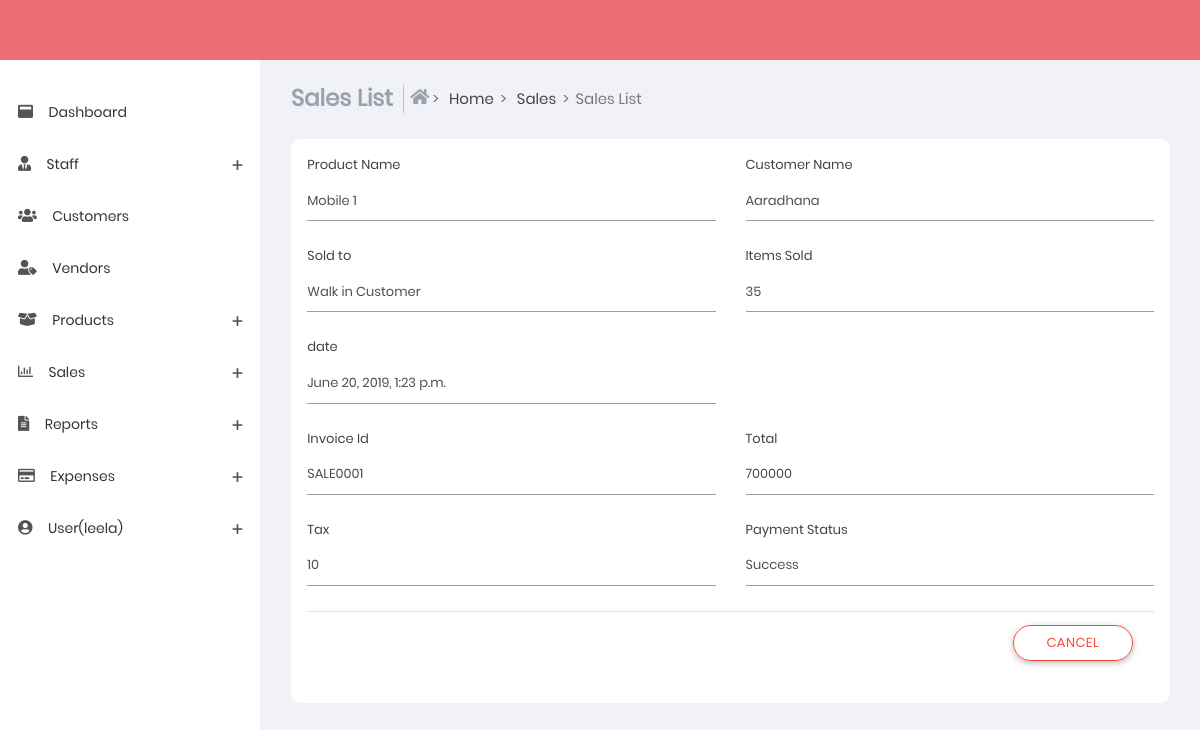
The app's page /sales_list_view/8 (signed in) with its own data.
### sub_part/models.py (models this page shows, shortened)
class saleslists(models.Model):
    invoice_id = models.CharField(max_length=100)
    date = models.DateTimeField()
    sold = (
        ('Walk in Customer','Walk in Customer'),
        ('Vendor','vendor'),
    )
    sold_to = models.CharField(max_length = 100, choices = sold)
    items_sold = models.IntegerField()
    total = models.IntegerField()
    payment = (
        ('Success','Success'),
        ('Pending','Pending'),
    )
    payment_status = models.CharField(max_length = 100, choices = payment)
    name = models.CharField(max_length=100)
    customer_name = models.CharField(max_length=100)
    tax=models.IntegerField()
    tax_amount=models.IntegerField()
    grand_total=models.IntegerField()

### sub_part/views.py (the view)
# urls.py: path('sales_list_view/<int:id>',views.sales_list_view,name='sales_list_view'),
@login_required(login_url='login')
def sales_list_view(request,id):
    temp = saleslists.objects.get(id=id)
    return render(request,'sales_list_view.html',{'temp':temp,'u':request.user})

### templates/sales_list_view.html (shortened to what this page needs)
{% extends 'base.html' %}
{% load static %}
{% block content %}
<section class="content">
    <div class="container-fluid">
        <div class="block-header">
            <div class="row">
                <div class="col-xs-12 col-sm-12 col-md-10 col-lg-10">
                    <ul class="breadcrumb breadcrumb-item ">
                        <li class="breadcrumb-item">
                            <h4 class="page-title">Sales List</h4>
                        </li>
                        <li class="breadcrumb-item bcrumb-1">
                            <a href="index">
                                <i class="fas fa-home"></i> Home</a>
                        </li>
                        <li class="breadcrumb-item bcrumb-1">
                            <a href="#" onclick="return false;">Sales</a>
                        </li>
                        <li class="breadcrumb-item active">Sales List</li>
                    </ul>
                </div>
            </div>
        </div>
        <div class="card">
            <div class="card-body">
                <form >
                    <div class="row clearfix">
                        <div class="col-lg-6 col-md-6 col-sm-6 col-xs-6">
                            <label for="name">Product Name</label>
                            <div class="form-group">
                                <div class="form-line">
                                    <input type="text" name="name" value="{{ temp.name }}" id="name"
                                        class="form-control" placeholder="Enter Product Name">
                                </div>
                            </div>
                        </div>
                        <div class="col-lg-6 col-md-6 col-sm-6 col-xs-6">
                            <label for="email_address">Customer Name</label>
                            <div class="form-group">
                                <div class="form-line">
                                    <input type="text" name="customer_name" value="{{ temp.customer_name }}"
                                        id="email_address1" class="form-control" placeholder="Enter Customer Name">
                                </div>
                            </div>
                        </div>
                    </div>
                    <div class="row clearfix">
                        <div class="col-lg-6 col-md-6 col-sm-6 col-xs-6">
                            <label for="name">Sold to</label>
                            <div class="form-group">
                                <div class="form-line">
                                    <input type="text" name="sold_to" value="{{ temp.sold_to }}" id="name"
                                        class="form-control" placeholder="Enter Customer type">
                                </div>
                            </div>
                        </div>
                        <div class="col-lg-6 col-md-6 col-sm-6 col-xs-6">
                            <label for="email_address">Items Sold</label>
                            <div class="form-group">
                                <div class="form-line">
                                    <input type="text" name="items_sold" value="{{ temp.items_sold }}"
                                        id="email_address1" class="form-control" placeholder="No of Items">
                                </div>
                            </div>
                        </div>
                    </div>
                    <div class="row clearfix">
                        <div class="col-lg-6 col-md-6 col-sm-6 col-xs-6">
                            <label for="name">date</label>
                            <div class="form-group">
                                <div class="form-line">
                                    <input type="text" name="date" value="{{ temp.date }}" class="form-control date"
                                        placeholder="Ex: YYYY-MM-DD HH:MM">
                                </div>
                            </div>
                        </div>
                    </div>
                    <div class="row clearfix">
                        <div class="col-lg-6 col-md-6 col-sm-6 col-xs-6">
                            <label for="email_address">Invoice Id</label>
                            <div class="form-group">
                                <div class="form-line">
                                    <input type="text" name="invoice_id" value="{{ temp.invoice_id }}"
                                        id="email_address1" class="form-control" placeholder="Enter Invoice Id">
                                </div>
                            </div>
                        </div>
                        <div class="col-lg-6 col-md-6 col-sm-6 col-xs-6">
                            <label for="email_address">Total</label>
                            <div class="form-group">
                                <div class="form-line">
                                    <input type="text" name="total" value="{{ temp.total }}" id="email_address1"
                                        class="form-control" placeholder="Enter Total">
                                </div>
                            </div>
                        </div>
                    </div>
                    <div class="row clearfix">
                        <div class="col-lg-6 col-md-6 col-sm-6 col-xs-6">
                            <label for="email_address">Tax</label>
                            <div class="form-group">
                                <div class="form-line">
                                    <input type="text" name="tax" value="{{ temp.tax }}" id="email_address1"
                                        class="form-control" placeholder="Enter tax percentage">
                                </div>
                            </div>
                        </div>
                        <div class="col-lg-6 col-md-6 col-sm-6 col-xs-6">
                            <label for="email_address">Payment Status</label>
                            <div class="form-group">
                                <div class="form-line">
                                    <input type="text" name="payment_status" value="{{ temp.payment_status }}"
                                        id="email_address1" class="form-control" placeholder="Enter Payment Status">
                                </div>
                            </div>
                        </div>
                    </div>
                    <div class="modal-footer">
                        <div class="button-demo">
                            <a href="../sales_list.html">
                                <button type="button" class="btn btn-outline-danger btn-border-radius"
                                    data-dismiss="modal">Cancel</button>
                            </a>
                        </div>
                    </div>
                </form>
            </div>
        </div>
    </div>
</section>
{% endblock %}

### templates/base.html (shortened to what this page needs)
{% load static %}
<!DOCTYPE html>
<html lang="en">
<head>
    <link href="{% static 'css/app.min.css'%}" rel="stylesheet">
    <link href="{% static 'css/style.css'%}" rel="stylesheet" />
    <link href="{% static 'css/styles/all-themes.css'%}" rel="stylesheet" />
</head>
<body class="light fixed">
    <nav class="navbar">
    </nav>
    <div>
        <aside id="leftsidebar" class="sidebar">
            <div class="menu">
                <ul class="list">
                    <li>
                        <a href="index">
                                <i class="fas fa-window-maximize"></i>
                                <span >Dashboard</span>
                        </a>
                    </li>
                    <li>
                        <a href="#" onClick="return false;" class="menu-toggle">
                            <i class="fas fa-user-tie"></i>
                            <span>Staff</span>
                        </a>
                    </li>
                    <li>
                        <a href="customer.html">
                            <i class="fas fa-users"></i>
                            <span>Customers</span>
                        </a>
                    </li>
                    <li>
                        <a href="vendors.html">
                            <i class="fas fa-user-tag"></i>
                            <span>Vendors</span>
                        </a>
                    </li>
                    <li>
                        <a href="#" onClick="return false;" class="menu-toggle">
                            <i class="fas fa-box-open"></i>
                            <span>Products</span>
                        </a>
                    </li>
                    <li>
                        <a href="#" onClick="return false;" class="menu-toggle">
                            <i class="far fa-chart-bar"></i>
                            <span>Sales</span>
                        </a>
                    </li>
                    <li>
                        <a href="#" onClick="return false;" class="menu-toggle">
                            <i class="fas fa-file-alt"></i>
                            <span>Reports</span>
                        </a>
                    </li>
                    <li>
                        <a href="#" onClick="return false;" class="menu-toggle">
                            <i class="far fa-credit-card"></i>
                            <span>Expenses</span>
                        </a>
                    </li>
                    <li>
                        <a href="#" onClick="return false;" class="menu-toggle">
                            <i class="fas fa-user-circle"></i>
                            <span>User({{u.username}})</span>
                        </a>
                    </li>
                </ul>
            </div>
        </aside>
    </div>
    {% block content %}
    {% endblock %}
</body>
</html>

### records on screen
saleslists: name "Mobile 1", customer_name "Aaradhana", sold_to "Walk in Customer", items_sold "35", date "June 20, 2019, 1:23 p.m.", invoice_id "SALE0001", total "700000", tax "10", payment_status "Success"

### other values on screen
{{ u.username }} "leela"
